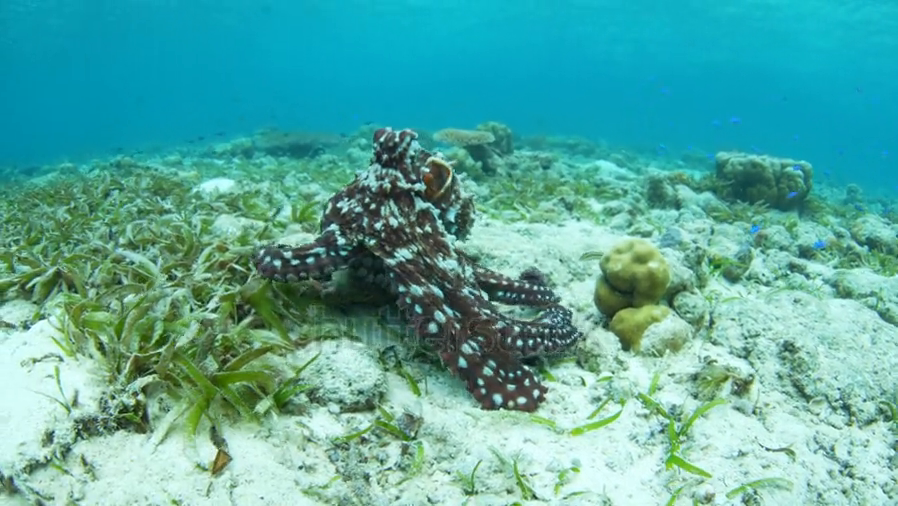
#> input picture frame 74 of DATASETS/3836204455-preview.mp4, 898 x 506 px
$ jupyter execute TASK.ipynb
#> lines starting #> are read from the running program, lines starting #| are printed output that depends on the picture; after the words box and inside, x2 and y2 are one past the last pixel; in counts of white or black regions, pixels touching at a corner belong together
# NOTE
- While this entry task focuses on simple and interpretable features, I am comfortable working with more advanced approaches, including deep learning and multi-modal modeling. I chose to keep the implementation straightforward to align with the task requirements and ensure clarity and reproducibility.

- If given the opportunity to work on the full project, I would be excited to work with more sophisticated techniques such as spatiotemporal models, improved feature extraction, and multi-modal integration to achieve higher accuracy and deeper behavioral understanding.
- I already have a lot of experience in this field

THIS JUPYTER FILE IS USED TO EXTRACT FEATURE LIKE MOTION MAGNITUDE AND CONTOUR AREA (BOUNDING BOX AREA) WITHOUT USING ANY SPECIALIZED MODEL LIKE( ID3 COVNET , SLOWFAST AND MANY OTHERS)
IT USES SIMPLE PYTHON CODE TO PRODUCE AN ANALYSIS FOR THE GIVEN VIDEO

 Load the video and Extract the Metadata

[cell 1]
import cv2
import numpy as np
import matplotlib.pyplot as plt

video_path = "DATASETS/3836204455-preview.mp4"                      # FUCNTION USED TO OPEN VIDEO
cap = cv2.VideoCapture(video_path)
if not cap.isOpened():
    raise RuntimeError("Cannot open video")

# OPENCV USED TO CALUCLATE THE META DATA

fps = cap.get(cv2.CAP_PROP_FPS)                                   # FUNCTIONS USED TO READ THE META DATA OF THE VIDEO
total_frames = int(cap.get(cv2.CAP_PROP_FRAME_COUNT))
width = int(cap.get(cv2.CAP_PROP_FRAME_WIDTH))
height = int(cap.get(cv2.CAP_PROP_FRAME_HEIGHT))
duration = total_frames / fps                                      # TOTAL VIDEO LENGTH IN SECONDS

# PRINTING THE RESULTS
#
print(f"Resolution: {width}x{height}")
print(f"FPS: {fps}")
print(f"Total frames: {total_frames}")
print(f"Duration (seconds): {duration:.2f}")

Extracting the First Features From the video

[cell 2]
resize_shape = (224, 224)                              # OPTIONAL: RESIZE FOR FASTER COMPUTATION

# INITIALIZING ARRAYS TO STORE FEATURES

motion_feats = []
contour_areas = []
time_stamps = []
frame_idx = 0                            #KEEPS TRACK OF FRAME NUMBER

# READ THE FIRST FRAME

read_true, prev_frame = cap.read()
#> prev_frame is the input picture: shape (506, 898, 3); mean B, G, R 161.1, 170, 87.5
if not read_true:
    raise RuntimeError("Cannot read video")
prev_frame = cv2.resize(prev_frame, resize_shape)
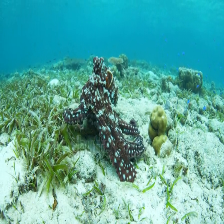
#> prev_frame: shape (224, 224, 3); mean B, G, R 161, 169.9, 87.4
prev_gray = cv2.cvtColor(prev_frame, cv2.COLOR_BGR2GRAY)
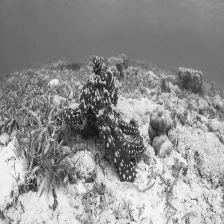
#> prev_gray: shape (224, 224); min 17, max 246, mean 144.2

# LOOP THROUGH FRAMES

while True:
    read_true, frame = cap.read()
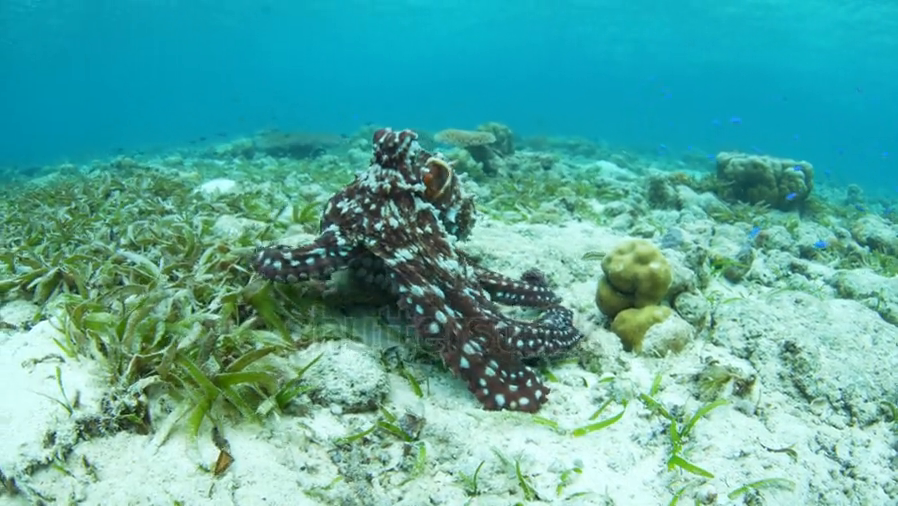
#> input picture frame 75 of DATASETS/3836204455-preview.mp4, 898 x 506 px
#> frame is the input picture: shape (506, 898, 3); mean B, G, R 161.1, 169.9, 87.3
    if not read_true:
        break

    frame = cv2.resize(frame, resize_shape)
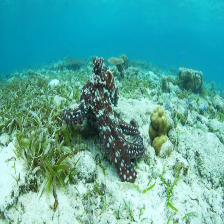
#> frame: shape (224, 224, 3); mean B, G, R 161.1, 169.8, 87.3
    gray = cv2.cvtColor(frame, cv2.COLOR_BGR2GRAY)
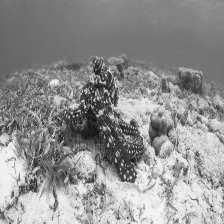
#> gray: shape (224, 224); min 15, max 246, mean 144.1

    #  EXTRACTING FIRST FEATURE
    motion_val = np.sum(cv2.absdiff(prev_gray, gray))
#> motion_val = 409501
    motion_feats.append(motion_val)
    prev_gray = gray

    # EXTRACTING SECOND FEATURE
    _, thresh = cv2.threshold(gray, 50, 255, cv2.THRESH_BINARY_INV)
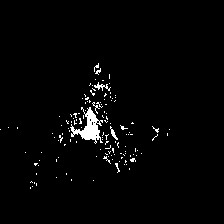
#> thresh: shape (224, 224); 2.1% white; 130 white regions (126 under 20 px)
    contours, _ = cv2.findContours(thresh, cv2.RETR_EXTERNAL, cv2.CHAIN_APPROX_SIMPLE)
#> contours = 130 contours, 127 with area under 20; largest, box (x1, y1, x2, y2) and area: (70, 107, 103, 144) 402, (94, 82, 111, 91) 28, (110, 126, 118, 140) 23
    if contours:
        max_area = max(cv2.contourArea(c) for c in contours)
#> max_area = 401.5
    else:
        max_area = 0
    contour_areas.append(max_area)

    time_stamps.append(frame_idx / fps)
    frame_idx += 1

cap.release()

# CONVERT TO NUMPY ARRAYS
motion_feats = np.array(motion_feats)
contour_areas = np.array(contour_areas)
time_stamps = np.array(time_stamps)

print("Feature extraction complete!")
print(motion_feats.shape)
print(contour_areas.shape)
print(time_stamps.shape)

$ run again, starting later in the video
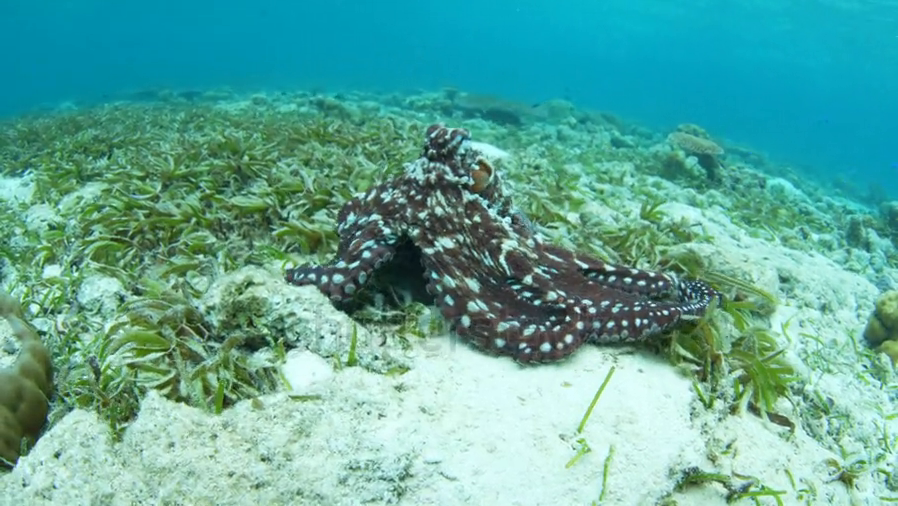
#> input picture frame 337 of DATASETS/3836204455-preview.mp4, 898 x 506 px
#> prev_frame is the input picture: shape (506, 898, 3); mean B, G, R 156.2, 168.4, 94
#> prev_frame: shape (224, 224, 3)
#> frame: shape (224, 224, 3)
#> `gray = cv2.cvtColor(frame, cv2.COLOR_BGR2GRAY)`:
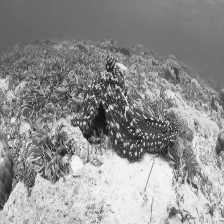
#> gray: shape (224, 224); min 11, max 246, mean 144.3
#> motion_val = 248110
#> `_, thresh = cv2.threshold(gray, 50, 255, cv2.THRESH_BINARY_INV)`:
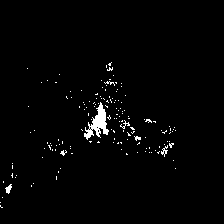
#> thresh: shape (224, 224); 1.7% white; 149 white regions (143 under 20 px)
#> contours = 149 contours, 146 with area under 20; largest, box (x1, y1, x2, y2) and area: (84, 102, 109, 140) 322, (5, 184, 12, 194) 26, (161, 145, 168, 157) 20
#> max_area = 322.5

$ run again, starting later in the video
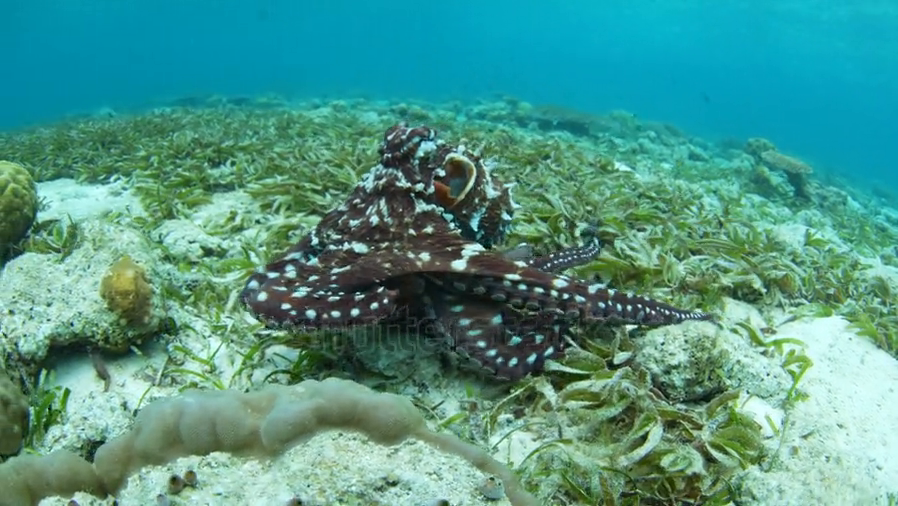
#> input picture frame 599 of DATASETS/3836204455-preview.mp4, 898 x 506 px
#> prev_frame is the input picture: shape (506, 898, 3); mean B, G, R 136.7, 149.9, 78.4
#> prev_frame: shape (224, 224, 3)
#> frame: shape (224, 224, 3)
#> `gray = cv2.cvtColor(frame, cv2.COLOR_BGR2GRAY)`:
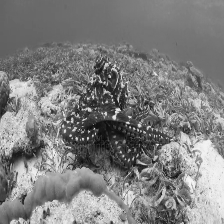
#> gray: shape (224, 224); min 8, max 245, mean 126.6
#> motion_val = 377829
#> `_, thresh = cv2.threshold(gray, 50, 255, cv2.THRESH_BINARY_INV)`:
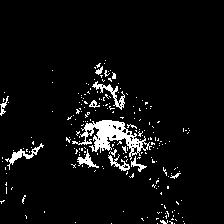
#> thresh: shape (224, 224); 5.5% white; 215 white regions (201 under 20 px)
#> contours = 215 contours, 206 with area under 20; largest, box (x1, y1, x2, y2) and area: (72, 120, 152, 160) 1043, (92, 81, 125, 110) 166, (5, 143, 44, 170) 146, (77, 149, 99, 168) 96, (108, 154, 130, 171) 84
#> max_area = 1043
